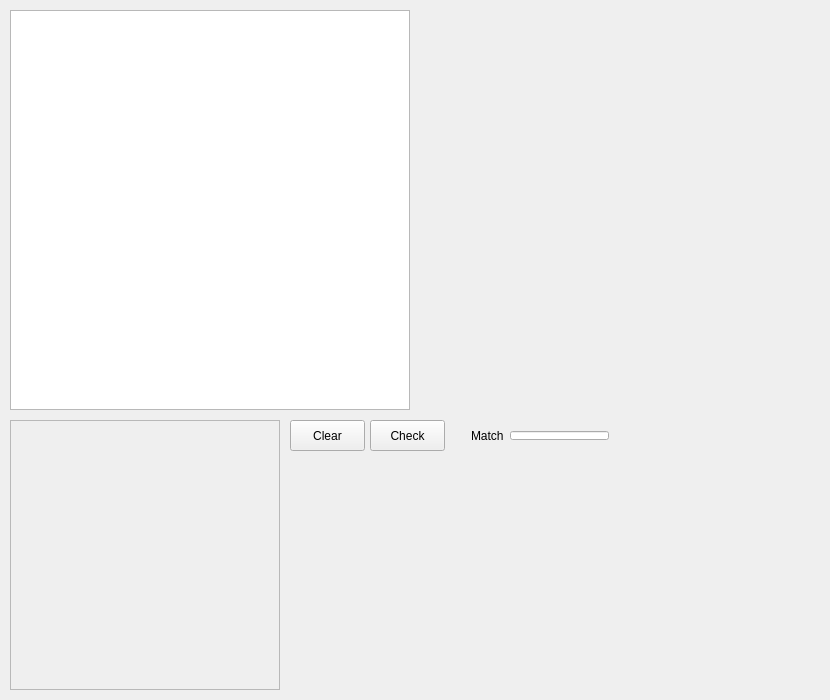
<?xml version="1.0" encoding="UTF-8"?>
<ui version="4.0">
 <class>MainWindow</class>
 <widget class="QMainWindow" name="MainWindow">
  <property name="geometry">
   <rect>
    <x>0</x>
    <y>0</y>
    <width>830</width>
    <height>700</height>
   </rect>
  </property>
  <property name="windowTitle">
   <string>MainWindow</string>
  </property>
  <widget class="QWidget" name="centralWidget">
   <widget class="QWidget" name="verticalLayoutWidget">
    <property name="geometry">
     <rect>
      <x>420</x>
      <y>10</y>
      <width>401</width>
      <height>401</height>
     </rect>
    </property>
    <layout class="QVBoxLayout" name="verticalLayout"/>
   </widget>
   <widget class="QTableView" name="tableView">
    <property name="geometry">
     <rect>
      <x>10</x>
      <y>10</y>
      <width>400</width>
      <height>400</height>
     </rect>
    </property>
   </widget>
   <widget class="QFrame" name="frame">
    <property name="geometry">
     <rect>
      <x>10</x>
      <y>420</y>
      <width>270</width>
      <height>270</height>
     </rect>
    </property>
    <property name="frameShape">
     <enum>QFrame::StyledPanel</enum>
    </property>
    <property name="frameShadow">
     <enum>QFrame::Raised</enum>
    </property>
   </widget>
   <widget class="QPushButton" name="clearButton">
    <property name="geometry">
     <rect>
      <x>290</x>
      <y>420</y>
      <width>75</width>
      <height>31</height>
     </rect>
    </property>
    <property name="text">
     <string>Clear</string>
    </property>
   </widget>
   <widget class="QPushButton" name="checkButton">
    <property name="geometry">
     <rect>
      <x>370</x>
      <y>420</y>
      <width>75</width>
      <height>31</height>
     </rect>
    </property>
    <property name="text">
     <string>Check</string>
    </property>
   </widget>
   <widget class="QWidget" name="horizontalLayoutWidget">
    <property name="geometry">
     <rect>
      <x>460</x>
      <y>420</y>
      <width>160</width>
      <height>31</height>
     </rect>
    </property>
    <layout class="QHBoxLayout" name="horizontalLayout">
     <item>
      <widget class="QLabel" name="label">
       <property name="text">
        <string>Match</string>
       </property>
      </widget>
     </item>
     <item>
      <widget class="QLineEdit" name="match">
       <property name="readOnly">
        <bool>true</bool>
       </property>
      </widget>
     </item>
    </layout>
   </widget>
  </widget>
 </widget>
 <layoutdefault spacing="6" margin="11"/>
 <resources/>
 <connections/>
</ui>
